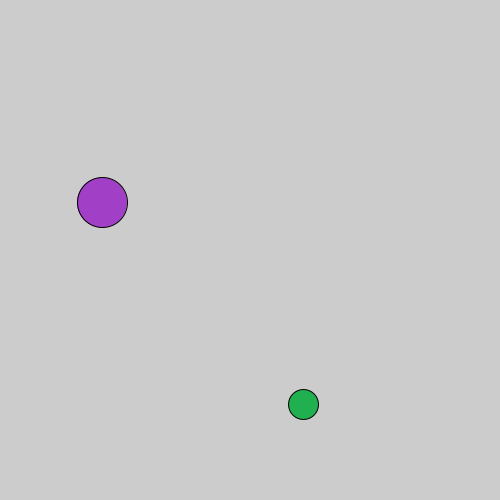
Frame 1 (no input)
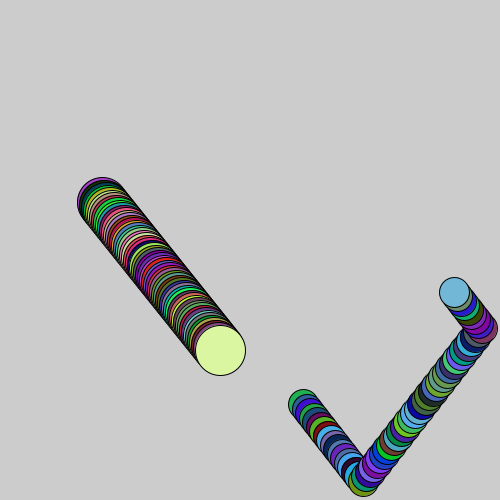
Frame 60 (the mouse pressed at the canvas centre just before this capture)
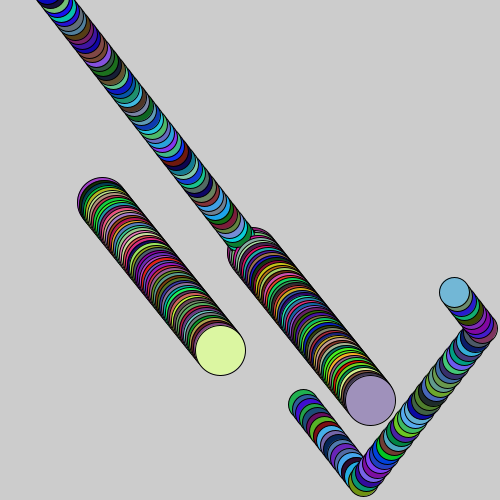
Frame 120 (the mouse held since frame 60 and released just before this capture)

The Processing sketch that drew these frames (run headless with seeded random() and noise(); from frame 60 on, the mouse is pressed at the canvas centre):

// Processing sketch: processing_186997
// ── processing_186997.pde

float circle_x = 100;
float circle_y = 200;
float circle_a = 300;
float circle_b = 400;
float circle_speed_x = 2;
float circle_speed_y = 2.5;
float circle_speed_a = 3.5;
float circle_speed_b = 4.5;
void setup() {
  size(500, 500);
};
void draw() {
  fill(random(250), random(250), random(210));

  circle_x = circle_x + circle_speed_x;
  circle_y = circle_y + circle_speed_y;

  ellipse(circle_x, circle_y, 50, 50);
  fill(random(135), random(206), random(250));

  if (circle_x > width) {
    circle_speed_x = circle_speed_x * -1;
  };
  if (circle_x < 0) {
    circle_speed_x = circle_speed_x * -1;
  };
  if (circle_y > height) {

    circle_speed_y = circle_speed_y * -1;
  };
  if (circle_y < 0) {
    circle_speed_y = circle_speed_y * -1;
  };

  circle_a = circle_a + circle_speed_a;
  circle_b = circle_b + circle_speed_b; 

  ellipse(circle_a, circle_b, 30, 30);
  fill(random(255), random(255), random(224));

  if (circle_a > width - 20) {
    circle_speed_a = circle_speed_a * -1;
  };
  if (circle_a < 0 - 20) {
    circle_speed_a = circle_speed_a * -1;
  };
  if (circle_b > height - 20) {
    circle_speed_b = circle_speed_b * -1;
  };
  if (circle_b < 0 - 20) {
    circle_speed_b = circle_speed_b * -1;
  };
};

void mousePressed() {
  //if mouse is pressed
  //make the circle come back onto the screen
  circle_x = mouseX;
  circle_y = mouseY;
  circle_a = mouseX;
  circle_b = mouseY;
}
